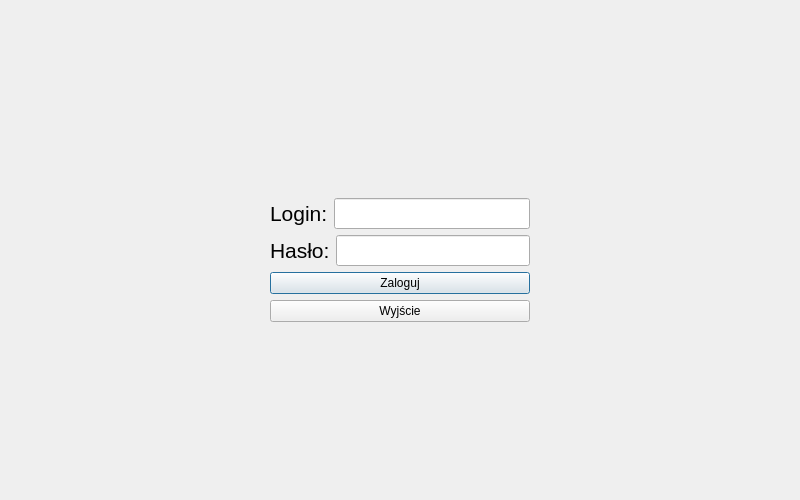
<?xml version="1.0" encoding="UTF-8"?>
<ui version="4.0">
 <class>LoginDialog</class>
 <widget class="QDialog" name="LoginDialog">
  <property name="geometry">
   <rect>
    <x>0</x>
    <y>0</y>
    <width>800</width>
    <height>500</height>
   </rect>
  </property>
  <property name="sizePolicy">
   <sizepolicy hsizetype="Fixed" vsizetype="Fixed">
    <horstretch>0</horstretch>
    <verstretch>0</verstretch>
   </sizepolicy>
  </property>
  <property name="minimumSize">
   <size>
    <width>800</width>
    <height>500</height>
   </size>
  </property>
  <property name="maximumSize">
   <size>
    <width>999999</width>
    <height>999999</height>
   </size>
  </property>
  <property name="baseSize">
   <size>
    <width>800</width>
    <height>500</height>
   </size>
  </property>
  <property name="windowTitle">
   <string>Dziekanat</string>
  </property>
  <layout class="QVBoxLayout" name="verticalLayout_4">
   <item>
    <widget class="QLabel" name="lblTest">
     <property name="text">
      <string/>
     </property>
    </widget>
   </item>
   <item>
    <spacer name="verticalSpacer">
     <property name="orientation">
      <enum>Qt::Vertical</enum>
     </property>
     <property name="sizeHint" stdset="0">
      <size>
       <width>20</width>
       <height>40</height>
      </size>
     </property>
    </spacer>
   </item>
   <item>
    <layout class="QHBoxLayout" name="horizontalLayout_3">
     <item>
      <spacer name="horizontalSpacer">
       <property name="orientation">
        <enum>Qt::Horizontal</enum>
       </property>
       <property name="sizeHint" stdset="0">
        <size>
         <width>40</width>
         <height>20</height>
        </size>
       </property>
      </spacer>
     </item>
     <item>
      <layout class="QVBoxLayout" name="loginLayout">
       <item>
        <layout class="QVBoxLayout" name="verticalLayout_2">
         <item>
          <layout class="QHBoxLayout" name="horizontalLayout">
           <item>
            <widget class="QLabel" name="label">
             <property name="font">
              <font>
               <pointsize>16</pointsize>
              </font>
             </property>
             <property name="text">
              <string>Login:</string>
             </property>
            </widget>
           </item>
           <item>
            <widget class="QLineEdit" name="txtLogin">
             <property name="font">
              <font>
               <pointsize>14</pointsize>
              </font>
             </property>
            </widget>
           </item>
          </layout>
         </item>
         <item>
          <layout class="QHBoxLayout" name="horizontalLayout_2">
           <item>
            <widget class="QLabel" name="label_2">
             <property name="font">
              <font>
               <pointsize>16</pointsize>
              </font>
             </property>
             <property name="text">
              <string>Hasło:</string>
             </property>
            </widget>
           </item>
           <item>
            <widget class="QLineEdit" name="txtPassword">
             <property name="font">
              <font>
               <pointsize>14</pointsize>
              </font>
             </property>
             <property name="echoMode">
              <enum>QLineEdit::Password</enum>
             </property>
            </widget>
           </item>
          </layout>
         </item>
        </layout>
       </item>
       <item>
        <layout class="QVBoxLayout" name="verticalLayout">
         <item>
          <widget class="QPushButton" name="btnLogin">
           <property name="text">
            <string>Zaloguj</string>
           </property>
          </widget>
         </item>
         <item>
          <widget class="QPushButton" name="btnExit">
           <property name="text">
            <string>Wyjście</string>
           </property>
          </widget>
         </item>
        </layout>
       </item>
      </layout>
     </item>
     <item>
      <spacer name="horizontalSpacer_2">
       <property name="orientation">
        <enum>Qt::Horizontal</enum>
       </property>
       <property name="sizeType">
        <enum>QSizePolicy::Expanding</enum>
       </property>
       <property name="sizeHint" stdset="0">
        <size>
         <width>40</width>
         <height>20</height>
        </size>
       </property>
      </spacer>
     </item>
    </layout>
   </item>
   <item>
    <spacer name="verticalSpacer_2">
     <property name="orientation">
      <enum>Qt::Vertical</enum>
     </property>
     <property name="sizeHint" stdset="0">
      <size>
       <width>20</width>
       <height>40</height>
      </size>
     </property>
    </spacer>
   </item>
  </layout>
 </widget>
 <resources/>
 <connections/>
</ui>
